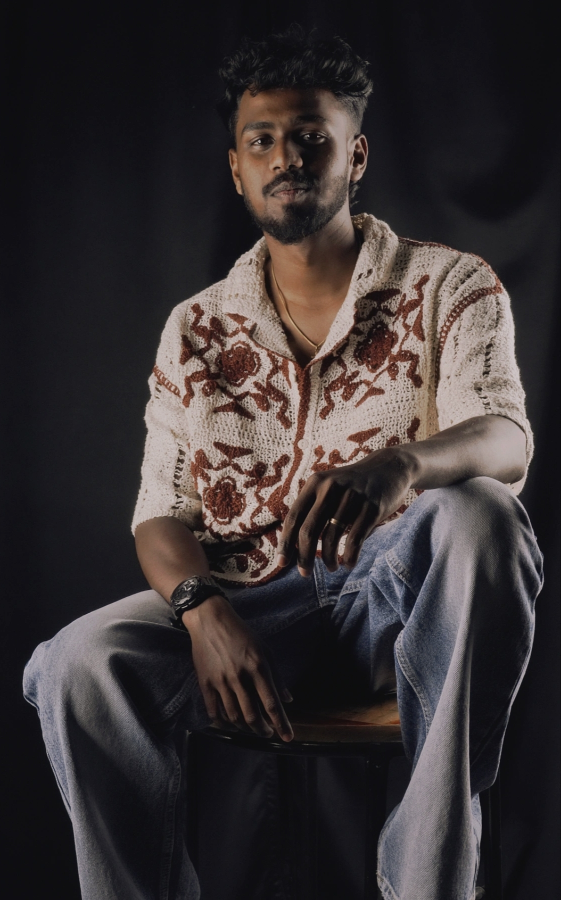
#> input picture portfolio-images/Profile photo/Ronald Jefferson.jpg, 1122 x 1800 px (shown at 1/2 size)
$ python -i build-manifest.py   (imports and definitions only)
#> lines starting #> are read from the running program, lines starting #| are printed output that depends on the picture
#!/usr/bin/env python3
"""
Builds assets/manifest.js from the portfolio-images/ folder.

The site reads everything from the manifest: album order, covers, focal points,
photo order, captions, true pixel dimensions (zero layout shift) and each
photo's average colour (used as the placeholder while the original loads).
Photographs are referenced in place at full resolution — nothing is resized,
re-encoded or copied.

Re-run after adding, removing or renaming photographs:

    python3 assets/build-manifest.py
"""
import os, re, json, sys
from urllib.parse import quote
from PIL import Image, ImageOps

HERE      = os.path.dirname(os.path.abspath(__file__))
ROOT      = os.path.dirname(HERE)
IMG_DIR   = "portfolio-images"
IMG_ROOT  = os.path.join(ROOT, IMG_DIR)
OUT       = os.path.join(HERE, "manifest.js")
EXTS      = {".jpg", ".jpeg", ".png", ".webp"}

# ---------------------------------------------------------------------------
# Curation. `cover` is the desktop (3:2) cover, `coverM` the phone (4:5) cover;
# the two numbers are the focal point (object-position, %) used for cropping.
# `order` lists the strongest frames first; anything not listed follows,
# alphabetically. Folder names are matched case-insensitively and ignoring
# surrounding whitespace, so trailing spaces in the folder names are harmless.
# ---------------------------------------------------------------------------
ALBUMS = [
  dict(id="portrait", title="Portrait", dir="Portrait Photography",
       desc="Faces met on the road and in the studio — musicians, makers, brides, and the people who stop to talk.",
       cover=("Musicians_.jpg", 50, 50), coverM=("Festival dancer_.jpg", 50, 30),
       order=["Musicians_", "Manjanathi", "Festival dancer_", "Chai wale", "Tailor", "Grandma with Garland",
              "Grandpa with Garland_", "Toy maker", "Sunkissed portrait_", "Ruqqaiya Engagement_", "Ruqqaiya Sisters_",
              "Ruqqaiya Engagement 2", "Traditional dancer - Male", "Rockstar_", "Garment Vendor_", "Uncle 1",
              "Boy with Luggage_", "Couple pointing_"]),
  dict(id="landscape", title="Landscape", dir="Landscape Photography",
       desc="Udaipur’s lakes, the Thar, the Western Ghats — waiting for the light to do something.",
       cover=("Scenic stay_.jpg", 50, 50), coverM=("Scenic stay_.jpg", 42, 50),
       order=["Scenic stay_", "Thar Rajasthan", "Kadavul", "Floating park", "Jaisalmer_", "Mirjan fort , gokarna",
              "Lake city_", "Meharagarh fort", "Pykara Falls , ooty", "City palace", "Banks of Udaipur_", "Lake Udaipur 2",
              "Bridge Udaipur_", "Pink city Jaipur_", "Ghost Village_", "Port Kochi"]),
  dict(id="architecture", title="Architecture", dir="Architecture Photography",
       desc="Forts, palaces, stepwells and doorways across Rajasthan and Tamil Nadu.",
       cover=("Patrika Gate, Jaipur.jpg", 50, 50), coverM=("Patrika Gate, Jaipur.jpg", 50, 50),
       order=["Patrika Gate, Jaipur", "Hawah Mahal, Jaipur", "Amer Fort, Jaipur(1)", "Bada Bagh, Jaisalmer 2",
              "City Palace, Udaipur", "Gadisar Lake, Jaisalmer", "Ghost Town, Jaisalmer", "Mayuranathar Temple, Mayiladuthurai",
              "Darbar Hall, Meharangargh Fort", "Mehrangargh Fort, Jodhpur 2", "Door Frame", "Ghost Village, Jaisalmer",
              "Jal Mahal, Jaipur", "Amer Fort, Jaipur", "Meherangargh Fort, Jodhpur", "Bada Bagh 1", "City Palace, Udaipur 2",
              "Panna Meena ka Kund", "Wall Frame, Jaipur", "Wall, Jaisalmer", "Leela Palace, Udaipur"]),
  dict(id="wildlife", title="Wildlife", dir="Wildlife Photography",
       desc="Birds, big cats, and the occasional goat with a famous name.",
       cover=("Sun conure_.jpg", 50, 50), coverM=("King Of Good Times 1.jpg", 50, 50),
       order=["Sun conure_", "Durai Singam", "Cockatoo_", "Cheetah_", "King Of Good Times 1", "Deer and calf",
              "Lion tailed Monkey_", "Oh Butterfly", "Messi", "Lewis Hamilton", "IlayaMaan", "Kulla Nari", "Little Egret",
              "Black stork", "Tanimbar Corella", "Bird Nest_", "Bird pooping_", "King of Good Times 2", "Little Cormorant_",
              "Little Cormorant 2", "Red Naped Ibis", "Duck", "Meow", "Lizard_", "Grasshopper_", "IMG_20250417_163723",
              "TVK", "Crane", "camel"]),
  dict(id="fashion", title="Fashion", dir="Fashion Photography",
       desc="Studio editorials in hard light, gels and smoke.",
       cover=("Model Sitting (Male).jpg", 50, 22), coverM=("Model Sitting (Male).jpg", 50, 20),
       order=["Model Sitting (Male)", "Model Sitting_", "Model with Champagne Glass", "Model lying (Starlight)",
              "Model with Dhup", "Smoking Model Girl", "Women suite_", "Black Cat 1", "Black Cat 2", "Rockstar Model",
              "Smoking Model Boy", "Rider_", "Model Reading Book", "Model Lying on Steps"]),
  dict(id="wedding", title="Wedding", dir="Wedding Photography",
       desc="Four weddings, told from inside the room.",
       cover=("Adithiya - Sumitha 3.jpg", 50, 50), coverM=("Ruqqaiya - Arbaz 7.jpg", 50, 12),
       order=["Ruqqaiya - Arbaz 7", "Ruqqaiya - Arbaz 5", "Ruqqaiya - Arbaz 4", "Ruqqaiya - Arbaz 6", "Ruqqaiya - Arbaz 2",
              "Ruqqaiya - Arbaz 3", "Ruqqaiya - Arbaz 1", "Ruqqaiya - Arbaz 8", "Adithiya - Sumitha 3", "Adithiya - Sumitha 2",
              "Adithiya - Sumitha 1", "Santhi - Agoram 1", "Santhi - Agoram 2", "Santhi - Agoram 3", "Robin - Priya 1",
              "Robin - Priya 2"]),
  dict(id="event", title="Event", dir="Event Photography",
       desc="Stage, runway and graduation — colour under moving light.",
       cover=("kantara dance couple 1.jpg", 30, 50), coverM=("kathak.jpg", 50, 40),
       order=["kantara dance couple 1", "kathak", "Dancers", "mudra dancer", "Fashion walk", "Children with flowers_",
              "Ecole intuit 1", "Ecole intuit 2", "Ecole intuit 3", "Ecole intuit 4", "Ecole intuit 5", "Ecole intuit 6",
              "Ecole intuit 7"]),
  dict(id="sports", title="Sports", dir="Sports photography",
       desc="Turf under floodlights, and a women’s athletics meet.",
       cover=("Football - Turf 1.jpg", 50, 50), coverM=("Football - Turf 1.jpg", 50, 50),
       order=["Football - Turf 1", "Women with Javelin_", "Women Athelete Running_", "Women - Long jump_", "Women - shot put",
              "Women- Shotput 2", "Turf - Cricket_", "Turf 1", "Turf 2", "Turf 3", "Football"]),
  dict(id="food", title="Food", dir="Food Photography",
       desc="Chai, tikka, ramen and dessert — shot dark and close.",
       cover=("Chai.jpg", 50, 50), coverM=("Straberry Mojito_.jpg", 50, 40),
       order=["Chai", "Straberry Mojito_", "Chicken Tikka", "Ramen", "Popcorn_", "Cupcake", "Muffin_", "Crossaint_",
              "Straberry_", "Mysore Pak", "Chicken fry"]),
  dict(id="product", title="Product", dir="Product Photography",
       desc="Perfume, chocolate, skincare and drinks — styled and lit in the studio.",
       cover=("Bellavita_.jpg", 50, 50), coverM=("Monster_.jpg", 50, 45),
       order=["Bellavita_", "Monster_", "Moisturizer_", "Cadbury Borneville_", "Faber castles color pencil_",
              "Serenity Candle", "Bailies chocolate Whiskey_", "Ponds", "Jimmy_s cocktail_", "Starbucks_", "Zara perfume_",
              "Derma Sunscreen_", "Anand_s Mysorepak"]),
  dict(id="painting", title="Painting Recreation", dir="Painting Recreation",
       desc="A classical Indian painting restaged as a photograph, shown beside its reference.",
       cover=("Women With Sitar Painting Recreation.png", 50, 28), coverM=("Women With Sitar Painting Recreation.png", 50, 25),
       order=["Women With Sitar Painting Recreation", "Recreation of Women with Sitar"]),
]

PROFILE_DIR  = "Profile photo"
PROFILE_FILE = "Ronald Jefferson.jpg"

# Frames pulled onto the home page under "Selected frames": (album id, file stem)
SELECTED = [("landscape", "Thar Rajasthan"), ("portrait", "Festival dancer_"), ("wildlife", "Durai Singam"),
            ("wedding", "Ruqqaiya - Arbaz 5"), ("architecture", "Gadisar Lake, Jaisalmer"), ("product", "Monster_")]

# Caption overrides (file stem → caption). Spelling fixes and readable names;
# the photographer's own playful titles are kept.
CAPTIONS = {
  "Crossaint_": "Croissant", "Straberry_": "Strawberry", "Straberry Mojito_": "Strawberry mojito",
  "Faber castles color pencil_": "Faber-Castell colour pencils", "Hawah Mahal, Jaipur": "Hawa Mahal, Jaipur",
  "Meharagarh fort": "Mehrangarh Fort", "Meherangargh Fort, Jodhpur": "Mehrangarh Fort, Jodhpur",
  "Mehrangargh Fort, Jodhpur 2": "Mehrangarh Fort, Jodhpur · II", "Darbar Hall, Meharangargh Fort": "Darbar Hall, Mehrangarh Fort",
  "Bailies chocolate Whiskey_": "Baileys Chocolate", "Cadbury Borneville_": "Cadbury Bournville",
  "Women Athelete Running_": "Women’s 200m", "Women - Long jump_": "Women’s long jump", "Women - shot put": "Women’s shot put",
  "Women- Shotput 2": "Women’s shot put · II", "Women with Javelin_": "Javelin", "Football - Turf 1": "Football turf",
  "Turf - Cricket_": "Turf cricket", "Anand_s Mysorepak": "Anand’s Mysore Pak", "Jimmy_s cocktail_": "Jimmy’s Cocktails",
  "Women suite_": "The suit", "Amer Fort, Jaipur(1)": "Amer Fort, Jaipur", "Amer Fort, Jaipur": "Amer Fort, Jaipur · mural",
  "IMG_20250417_163723": "By the weir", "Bada Bagh 1": "Bada Bagh, Jaisalmer", "Bada Bagh, Jaisalmer 2": "Bada Bagh, Jaisalmer · II",
  "City Palace, Udaipur 2": "City Palace, Udaipur · II", "Mirjan fort , gokarna": "Mirjan Fort, Gokarna",
  "Pykara Falls , ooty": "Pykara Falls, Ooty", "Thar Rajasthan": "Thar, Rajasthan", "Pink city Jaipur_": "Pink City, Jaipur",
  "Bridge Udaipur_": "Bridge, Udaipur", "Lake Udaipur 2": "Lake Udaipur", "City palace": "City Palace",
  "Model Sitting (Male)": "Sitting, red and blue", "Model Sitting_": "Sitting", "Model lying (Starlight)": "Starlight",
  "Model with Champagne Glass": "Champagne", "Model with Dhup": "Dhup", "Rockstar Model": "Rockstar",
  "Smoking Model Boy": "Smoke · I", "Smoking Model Girl": "Smoke · II", "Model Reading Book": "Reading",
  "Model Lying on Steps": "Lying on steps", "Black Cat 1": "Black Cat · I", "Black Cat 2": "Black Cat · II",
  "Traditional dancer - Male": "Traditional dancer", "Ruqqaiya Engagement_": "Ruqqaiya, engagement",
  "Ruqqaiya Engagement 2": "Ruqqaiya, engagement · II", "Ruqqaiya Sisters_": "Ruqqaiya sisters", "Uncle 1": "Uncle",
  "Sunkissed portrait_": "Sunkissed", "kantara dance couple 1": "Kantara", "kathak": "Kathak", "mudra dancer": "Mudra",
  "Ecole intuit 1": "École Intuit Lab · I", "Ecole intuit 2": "École Intuit Lab · II", "Ecole intuit 3": "École Intuit Lab · III",
  "Ecole intuit 4": "École Intuit Lab · IV", "Ecole intuit 5": "École Intuit Lab · V", "Ecole intuit 6": "École Intuit Lab · VI",
  "Ecole intuit 7": "École Intuit Lab · VII", "Bellavita_": "Bella Vita", "Moisturizer_": "Lacto Calamine",
  "Monster_": "Monster Energy", "Ponds": "Pond’s", "Zara perfume_": "Zara", "Derma Sunscreen_": "Derma sunscreen",
  "King Of Good Times 1": "King of Good Times · I", "King of Good Times 2": "King of Good Times · II",
  "Little Cormorant 2": "Little cormorant · II", "Little Cormorant_": "Little cormorant", "Red Naped Ibis": "Red-naped ibis",
  "Lion tailed Monkey_": "Lion-tailed monkey", "camel": "Camel", "Bird Nest_": "Bird nest",
  "Women With Sitar Painting Recreation": "Woman with Sitar — the photograph",
  "Recreation of Women with Sitar": "Woman with Sitar — the reference",
}

ROMAN = {1: "I", 2: "II", 3: "III", 4: "IV", 5: "V", 6: "VI", 7: "VII", 8: "VIII", 9: "IX", 10: "X"}

def caption(stem):
    if stem in CAPTIONS:
        return CAPTIONS[stem]
    s = stem.rstrip("_").strip()
    s = re.sub(r"\s*,\s*", ", ", s)
    s = s.replace("_", "’")
    m = re.match(r"^(.*?)\s*-\s*(.*?)\s+(\d+)$", s)          # "Bride - Groom 3" → "Bride & Groom · III"
    if m:
        return f"{m.group(1)} & {m.group(2)} · {ROMAN.get(int(m.group(3)), m.group(3))}"
    m = re.match(r"^(.*?)\s+(\d+)$", s)                        # "Turf 2" → "Turf · II"
    if m and not re.search(r"\d", m.group(1)):
        return f"{m.group(1)} · {ROMAN.get(int(m.group(2)), m.group(2))}"
    return s

def find_dir(name):
    want = name.strip().lower()
    for d in os.listdir(IMG_ROOT):
        if os.path.isdir(os.path.join(IMG_ROOT, d)) and d.strip().lower() == want:
            return d
    sys.exit(f"missing folder for {name!r} in {IMG_ROOT}")

def url(*parts):
    return quote("/".join(parts), safe="/")

def measure(path):
    im = Image.open(path)
#> im is the input picture: PIL image 1122x1800 RGB; mean R, G, B 55.8, 49.8, 51
    fmt = im.format
#> fmt = 'JPEG'
    im = ImageOps.exif_transpose(im)
    w, h = im.size
#> w = 1122; h = 1800
    if fmt in ("JPEG", "MPO"):
        im.draft("RGB", (160, 160))
    small = im.convert("RGB")
    small.thumbnail((48, 48))
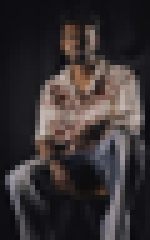
#> small: PIL image 30x48 RGB (shown 5 times larger); mean R, G, B 55.8, 49.8, 51
    r, g, b = small.resize((1, 1), Image.LANCZOS).getpixel((0, 0))
#> r = 61; g = 54; b = 55
    return w, h, f"#{r:02x}{g:02x}{b:02x}"

def stem(f):
    return os.path.splitext(f)[0]

albums_out, total = [], 0
# [19 lines not run here, left out]

pd = find_dir(PROFILE_DIR)
pw, ph, pavg = measure(os.path.join(IMG_ROOT, pd, PROFILE_FILE))
profile = {"src": url(IMG_DIR, pd, PROFILE_FILE), "w": pw, "h": ph, "avg": pavg}

selected = []
# [4 lines not run here, left out]

manifest = {"name": "Ronald Jefferson", "total": total, "profile": profile, "albums": albums_out, "selected": selected}
# [4 lines not run here, left out]

>>> result = measure('../portfolio-images/Wedding Photography/Adithiya - Sumitha 3.jpg')
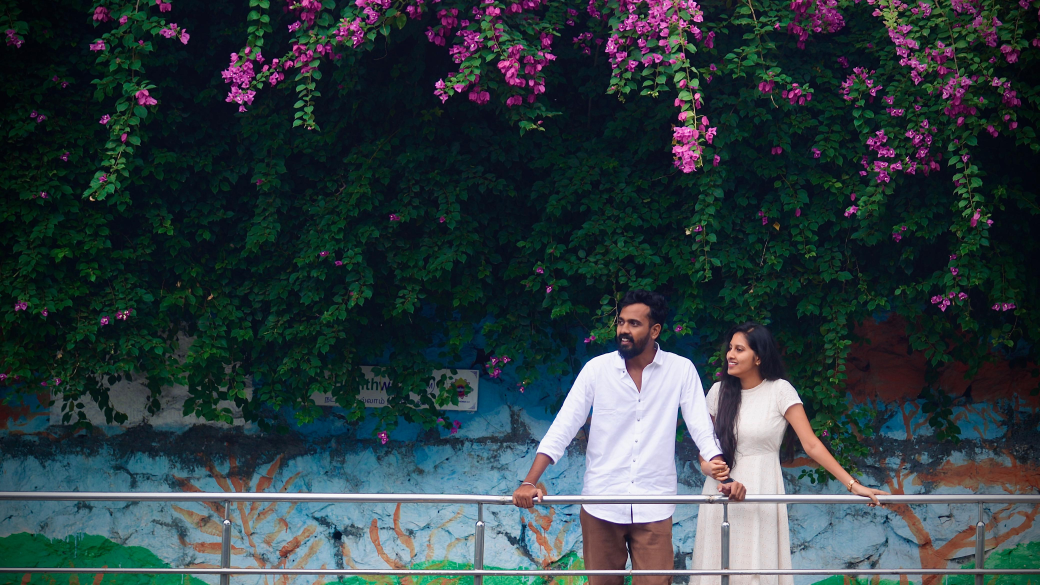
#> input picture portfolio-images/Wedding Photography/Adithiya - Sumitha 3.jpg, 4160 x 2340 px (shown at 1/4 size)
#> in measure, im is the input picture: PIL image 4160x2340 RGB; mean R, G, B 46.8, 61.4, 65.1
#> in measure (call 2), `small.thumbnail((48, 48))`:
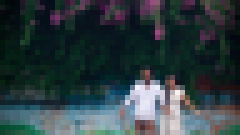
#> small: PIL image 48x27 RGB (shown 5 times larger); mean R, G, B 46.8, 61.4, 65.1
#> in measure (call 2), `r, g, b = small.resize((1, 1), Image.LANCZOS).getpixel((0, 0))`: r = 45; g = 60; b = 64
#> result = (4160, 2340, '#2d3c40')
